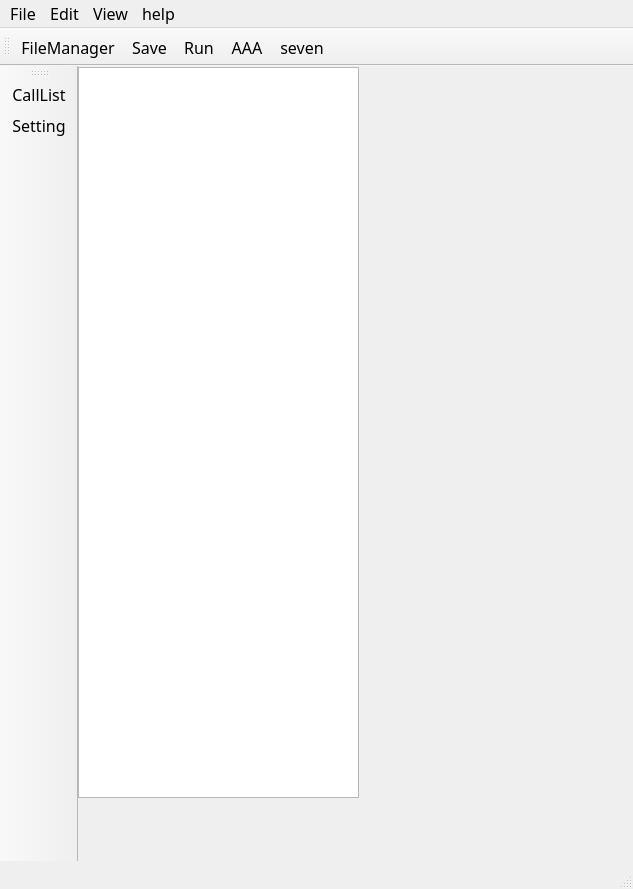
<?xml version="1.0" encoding="UTF-8"?>
<ui version="4.0">
 <class>MainWindow</class>
 <widget class="QMainWindow" name="MainWindow">
  <property name="geometry">
   <rect>
    <x>0</x>
    <y>0</y>
    <width>633</width>
    <height>889</height>
   </rect>
  </property>
  <property name="maximumSize">
   <size>
    <width>16777215</width>
    <height>16777215</height>
   </size>
  </property>
  <property name="font">
   <font>
    <family>Agency FB</family>
    <pointsize>12</pointsize>
   </font>
  </property>
  <property name="windowTitle">
   <string>MainWindow</string>
  </property>
  <property name="inputMethodHints">
   <set>Qt::ImhNone</set>
  </property>
  <widget class="QWidget" name="centralwidget">
   <widget class="QTreeView" name="treeView">
    <property name="geometry">
     <rect>
      <x>0</x>
      <y>1</y>
      <width>281</width>
      <height>731</height>
     </rect>
    </property>
   </widget>
  </widget>
  <widget class="QMenuBar" name="menubar">
   <property name="geometry">
    <rect>
     <x>0</x>
     <y>0</y>
     <width>633</width>
     <height>26</height>
    </rect>
   </property>
   <property name="font">
    <font>
     <pointsize>12</pointsize>
    </font>
   </property>
   <widget class="QMenu" name="menuFile_F">
    <property name="font">
     <font>
      <pointsize>10</pointsize>
     </font>
    </property>
    <property name="title">
     <string>File</string>
    </property>
    <addaction name="actionNew"/>
    <addaction name="actionOpen"/>
    <addaction name="actionClose"/>
   </widget>
   <widget class="QMenu" name="menuEdit_E">
    <property name="font">
     <font>
      <pointsize>10</pointsize>
     </font>
    </property>
    <property name="title">
     <string>Edit</string>
    </property>
   </widget>
   <widget class="QMenu" name="menuView">
    <property name="font">
     <font>
      <pointsize>10</pointsize>
     </font>
    </property>
    <property name="title">
     <string>View</string>
    </property>
   </widget>
   <widget class="QMenu" name="menuhelp">
    <property name="title">
     <string>help</string>
    </property>
    <addaction name="actionAP"/>
    <addaction name="actionAbout"/>
   </widget>
   <addaction name="menuFile_F"/>
   <addaction name="menuEdit_E"/>
   <addaction name="menuView"/>
   <addaction name="menuhelp"/>
  </widget>
  <widget class="QStatusBar" name="statusbar"/>
  <widget class="QToolBar" name="toolBar">
   <property name="windowTitle">
    <string>toolBar</string>
   </property>
   <attribute name="toolBarArea">
    <enum>TopToolBarArea</enum>
   </attribute>
   <attribute name="toolBarBreak">
    <bool>false</bool>
   </attribute>
   <addaction name="actionFileManager"/>
   <addaction name="actionSave"/>
   <addaction name="actionRun"/>
   <addaction name="actionAAA"/>
   <addaction name="actionseven"/>
  </widget>
  <widget class="QToolBar" name="toolBar_2">
   <property name="enabled">
    <bool>true</bool>
   </property>
   <property name="sizePolicy">
    <sizepolicy hsizetype="Fixed" vsizetype="Preferred">
     <horstretch>0</horstretch>
     <verstretch>0</verstretch>
    </sizepolicy>
   </property>
   <property name="contextMenuPolicy">
    <enum>Qt::DefaultContextMenu</enum>
   </property>
   <property name="acceptDrops">
    <bool>false</bool>
   </property>
   <property name="windowTitle">
    <string>toolBar_2</string>
   </property>
   <property name="layoutDirection">
    <enum>Qt::LeftToRight</enum>
   </property>
   <property name="autoFillBackground">
    <bool>false</bool>
   </property>
   <property name="inputMethodHints">
    <set>Qt::ImhNone</set>
   </property>
   <property name="allowedAreas">
    <set>Qt::LeftToolBarArea</set>
   </property>
   <property name="orientation">
    <enum>Qt::Vertical</enum>
   </property>
   <property name="toolButtonStyle">
    <enum>Qt::ToolButtonIconOnly</enum>
   </property>
   <property name="floatable">
    <bool>false</bool>
   </property>
   <attribute name="toolBarArea">
    <enum>LeftToolBarArea</enum>
   </attribute>
   <attribute name="toolBarBreak">
    <bool>false</bool>
   </attribute>
   <addaction name="actionCallList"/>
   <addaction name="actionSetting"/>
  </widget>
  <action name="actionNew">
   <property name="text">
    <string>New</string>
   </property>
   <property name="toolTip">
    <string>&lt;html&gt;&lt;head/&gt;&lt;body&gt;&lt;p&gt;&lt;span style=&quot; font-size:10pt;&quot;&gt;New&lt;/span&gt;&lt;/p&gt;&lt;/body&gt;&lt;/html&gt;</string>
   </property>
   <property name="font">
    <font>
     <family>Agency FB</family>
     <pointsize>12</pointsize>
    </font>
   </property>
   <property name="shortcut">
    <string>Alt+N</string>
   </property>
  </action>
  <action name="actionOpen">
   <property name="text">
    <string>Open</string>
   </property>
   <property name="toolTip">
    <string>&lt;html&gt;&lt;head/&gt;&lt;body&gt;&lt;p&gt;&lt;span style=&quot; font-size:10pt;&quot;&gt;Open&lt;/span&gt;&lt;/p&gt;&lt;/body&gt;&lt;/html&gt;</string>
   </property>
   <property name="font">
    <font>
     <family>Agency FB</family>
     <pointsize>12</pointsize>
    </font>
   </property>
   <property name="shortcut">
    <string>Alt+O</string>
   </property>
  </action>
  <action name="actionClose">
   <property name="text">
    <string>Close</string>
   </property>
   <property name="toolTip">
    <string>&lt;html&gt;&lt;head/&gt;&lt;body&gt;&lt;p&gt;&lt;span style=&quot; font-size:10pt;&quot;&gt;Close&lt;/span&gt;&lt;/p&gt;&lt;/body&gt;&lt;/html&gt;</string>
   </property>
   <property name="font">
    <font>
     <family>Agency FB</family>
     <pointsize>12</pointsize>
    </font>
   </property>
   <property name="shortcut">
    <string>Alt+C</string>
   </property>
  </action>
  <action name="actionSave">
   <property name="icon">
    <iconset resource="apprcc.qrc">
     <normaloff>:/pic/images/Devices (4).png</normaloff>:/pic/images/Devices (4).png</iconset>
   </property>
   <property name="text">
    <string>Save</string>
   </property>
   <property name="toolTip">
    <string>Save</string>
   </property>
   <property name="shortcut">
    <string>Ctrl+S</string>
   </property>
  </action>
  <action name="actionAAA">
   <property name="icon">
    <iconset resource="test.qrc">
     <normaloff>:/pic_test/images_test/cartoon1.ico</normaloff>:/pic_test/images_test/cartoon1.ico</iconset>
   </property>
   <property name="text">
    <string>AAA</string>
   </property>
   <property name="toolTip">
    <string>AAA</string>
   </property>
  </action>
  <action name="actionRun">
   <property name="icon">
    <iconset resource="apprcc.qrc">
     <normaloff>:/pic/images/Arrows and States (9).png</normaloff>:/pic/images/Arrows and States (9).png</iconset>
   </property>
   <property name="text">
    <string>Run</string>
   </property>
   <property name="toolTip">
    <string>Run</string>
   </property>
   <property name="shortcut">
    <string>F5</string>
   </property>
  </action>
  <action name="actionSetting">
   <property name="checkable">
    <bool>false</bool>
   </property>
   <property name="enabled">
    <bool>true</bool>
   </property>
   <property name="icon">
    <iconset resource="apprcc.qrc">
     <normaloff>:/pic/images/icons8-settings_01-96.png</normaloff>:/pic/images/icons8-settings_01-96.png</iconset>
   </property>
   <property name="text">
    <string>Setting</string>
   </property>
   <property name="toolTip">
    <string>Setting</string>
   </property>
   <property name="autoRepeat">
    <bool>true</bool>
   </property>
   <property name="visible">
    <bool>true</bool>
   </property>
  </action>
  <action name="actionFileManager">
   <property name="icon">
    <iconset resource="apprcc.qrc">
     <normaloff>:/pic/images/folder_512.png</normaloff>:/pic/images/folder_512.png</iconset>
   </property>
   <property name="text">
    <string>FileManager</string>
   </property>
  </action>
  <action name="actionCallList">
   <property name="checkable">
    <bool>true</bool>
   </property>
   <property name="icon">
    <iconset resource="apprcc.qrc">
     <normaloff>:/pic/images/list_981x878.png</normaloff>:/pic/images/list_981x878.png</iconset>
   </property>
   <property name="text">
    <string>CallList</string>
   </property>
   <property name="toolTip">
    <string>CallList</string>
   </property>
  </action>
  <action name="actionAP">
   <property name="text">
    <string>AP explain</string>
   </property>
  </action>
  <action name="actionAbout">
   <property name="text">
    <string>About</string>
   </property>
  </action>
  <action name="actionseven">
   <property name="icon">
    <iconset resource="test_test.qrc">
     <normaloff>:/seven/images_test/kid-goku-4k.jpeg</normaloff>:/seven/images_test/kid-goku-4k.jpeg</iconset>
   </property>
   <property name="text">
    <string>seven</string>
   </property>
   <property name="toolTip">
    <string>seven</string>
   </property>
  </action>
 </widget>
 <resources>
  <include location="apprcc.qrc"/>
  <include location="test.qrc"/>
  <include location="test_test.qrc"/>
 </resources>
 <connections>
  <connection>
   <sender>actionAAA</sender>
   <signal>triggered()</signal>
   <receiver>MainWindow</receiver>
   <slot>close()</slot>
   <hints>
    <hint type="sourcelabel">
     <x>-1</x>
     <y>-1</y>
    </hint>
    <hint type="destinationlabel">
     <x>507</x>
     <y>353</y>
    </hint>
   </hints>
  </connection>
 </connections>
</ui>
